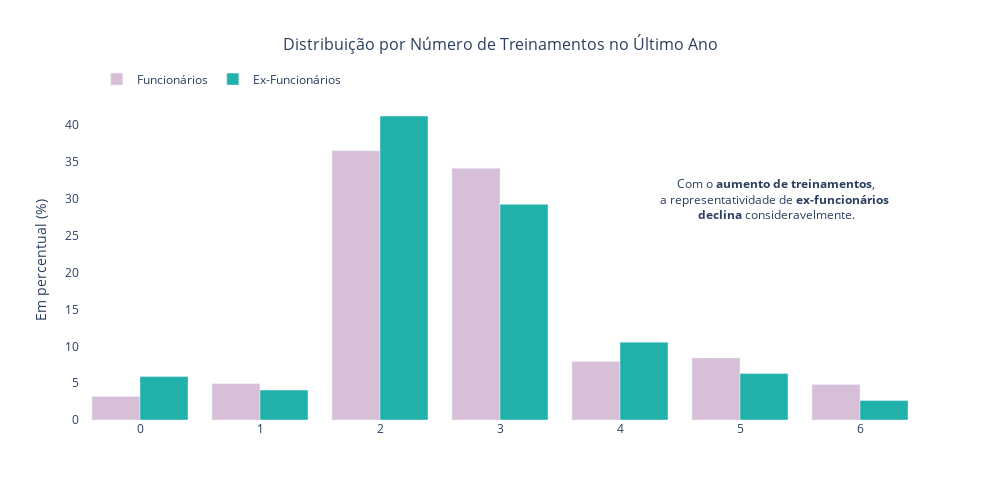

Notebook cell for this chart:
### Code cell
# Distribuição da treinamentos realizados no último ano

fig = go.Figure()

fig.add_trace(go.Bar(
    x=dados_funcionarios['TrainingTimesLastYear'].value_counts(normalize=True).index,
    y=dados_funcionarios['TrainingTimesLastYear'].value_counts(normalize=True)*100,
    marker_color='thistle',
    name='Funcionários'
))

fig.add_trace(go.Bar(
    x=dados_ex_funcionarios['TrainingTimesLastYear'].value_counts(normalize=True).index,
    y=dados_ex_funcionarios['TrainingTimesLastYear'].value_counts(normalize=True)*100,
    marker_color='lightseagreen',
    name='Ex-Funcionários'
))

fig.update_layout(
    title='Distribuição por Número de Treinamentos no Último Ano',
    title_x=0.5, 
    title_font=dict(size=16),  
    barmode='group',
    width=1000,
    height=500, 
    plot_bgcolor='rgba(0,0,0,0)',
    legend=dict(
        orientation="h",
        yanchor="bottom",
        y=1.02,
        xanchor="left",
        x=0.02  
))

fig.add_annotation(
    x=5.3, 
    y=30,
    text="Com o <b>aumento de treinamentos</b>,<br>a representatividade de <b>ex-funcionários <br>declina</b> consideravelmente.",
    showarrow=False,
    font=dict(size=12),
    align='center')

fig.update_yaxes(title="Em percentual (%)")

fig.show()

### Figure 1 — Plotly figure (JSON) as saved in the notebook; plotly's stock layout.template omitted (floating-point values rounded to 4 significant figures)
{"data": [{"marker": {"color": "thistle"}, "name": "Funcionários", "type": "bar", "x": [2, 3, 5, 4, 1, 6, 0], "y": [36.54, 34.16, 8.426, 7.933, 4.932, 4.809, 3.206]}, {"marker": {"color": "lightseagreen"}, "name": "Ex-Funcionários", "type": "bar", "x": [2, 3, 4, 5, 0, 1, 6], "y": [41.26, 29.27, 10.57, 6.301, 5.894, 4.065, 2.642]}], "layout": {"annotations": [{"align": "center", "font": {"size": 12}, "showarrow": false, "text": "Com o <b>aumento de treinamentos</b>,<br>a representatividade de <b>ex-funcionários <br>declina</b> consideravelmente.", "x": 5.3, "y": 30}], "barmode": "group", "height": 500, "legend": {"orientation": "h", "x": 0.02, "xanchor": "left", "y": 1.02, "yanchor": "bottom"}, "plot_bgcolor": "rgba(0,0,0,0)", "title": {"font": {"size": 16}, "text": "Distribuição por Número de Treinamentos no Último Ano", "x": 0.5}, "width": 1000, "yaxis": {"title": {"text": "Em percentual (%)"}}}}
